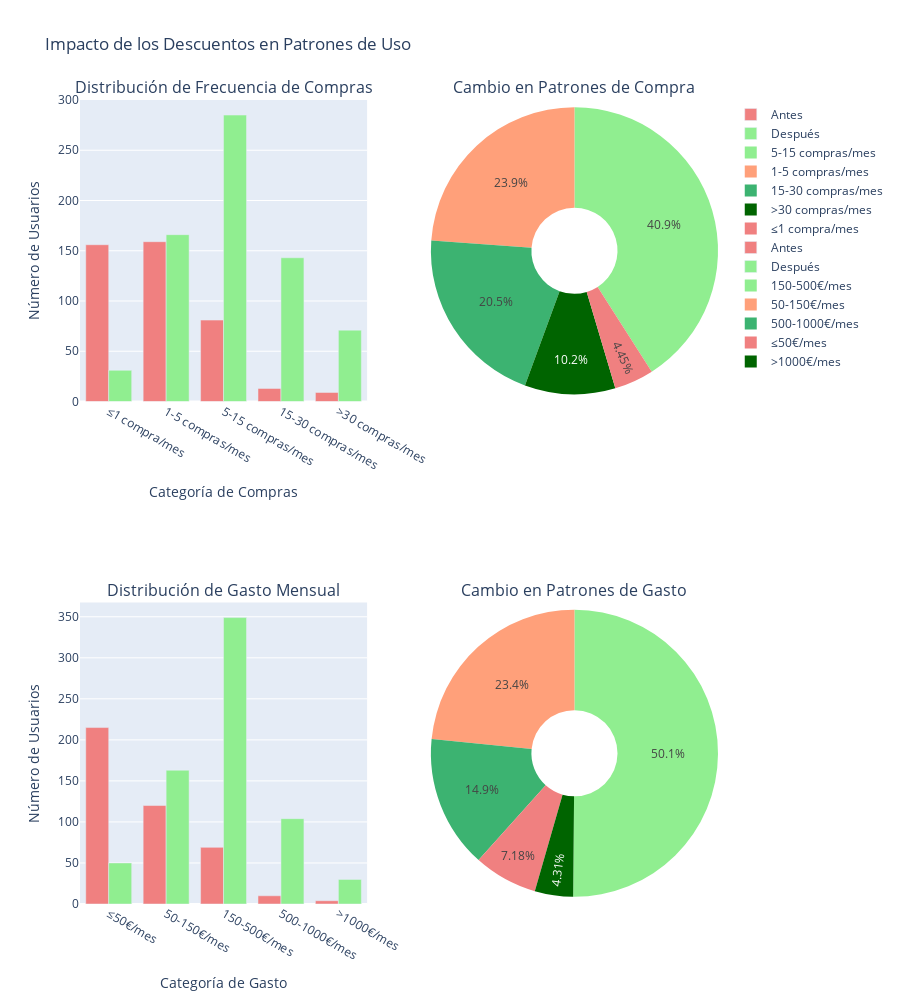

The cell this chart's notebook holds for it:
### Markdown cell above
### 4.7 Análisis de Efectividad de Descuentos Automáticos

Analizaremos el impacto real de los descuentos en el comportamiento de compra, comparando los patrones de los usuarios 3 meses antes y después de empezar a usar descuentos. El análisis se estructura en tres áreas clave:

1. **Patrones de Compra**
   
   Examinaremos:
   - Distribución de usuarios por frecuencia de compra (≤1, 1-5, 5-15, 15-30, >30 compras/mes)
   - Evolución del número de días de compra mensual
   - Cambios en el ticket medio por compra
   - Transformación de usuarios ocasionales a regulares

2. **Impacto en Ventas**

   Analizaremos:
   - Segmentación de usuarios por nivel de gasto mensual (≤50€, 50-150€, 150-500€, 500-1000€, >1000€)
   - Cambios en el gasto mensual promedio
   - Evolución de la distribución del gasto
   - Identificación de segmentos de mayor crecimiento

3. **Visualización de Resultados**

   Presentaremos:
   - Gráficos de barras comparativos antes/después para frecuencia y gasto
   - Gráficos circulares mostrando la distribución actual
   - Estadísticas detalladas de cada segmento
   - Porcentajes de cambio en cada categoría

Este análisis nos permitirá evaluar la efectividad del programa de descuentos y entender cómo ha influido en los hábitos de compra de los usuarios.

### Code cell
query_distribucion = """
WITH primera_fecha_descuento AS (
    SELECT 
        f.Usuario_receptor,
        MIN(f.Id_fecha) as primera_fecha_descuento
    FROM fact_table f
    JOIN dim_operaciones o ON f.Id_tipo_operacion = o.Id_tipo_operacion
    WHERE o.Operacion = 'Descuento automático'
    GROUP BY f.Usuario_receptor
),
metricas_usuario_periodo AS (
    SELECT 
        f.Usuario_emisor,
        CASE 
            WHEN f.Id_fecha < fd.primera_fecha_descuento THEN 'Antes'
            ELSE 'Después'
        END as periodo,
        COUNT(*) / 3.0 as compras_mensuales,
        SUM(f.Cantidad) / 3.0 as gasto_mensual
    FROM fact_table f
    JOIN dim_operaciones o ON f.Id_tipo_operacion = o.Id_tipo_operacion
    JOIN primera_fecha_descuento fd ON f.Usuario_emisor = fd.Usuario_receptor
    WHERE o.Operacion IN ('Pago a usuario', 'Cobro desde QR')
    AND (
        f.Id_fecha BETWEEN 
            DATE_FORMAT(DATE_SUB(STR_TO_DATE(fd.primera_fecha_descuento, '%Y%m%d'), INTERVAL 90 DAY), '%Y%m%d')
            AND fd.primera_fecha_descuento
        OR 
        f.Id_fecha BETWEEN 
            fd.primera_fecha_descuento 
            AND DATE_FORMAT(DATE_ADD(STR_TO_DATE(fd.primera_fecha_descuento, '%Y%m%d'), INTERVAL 90 DAY), '%Y%m%d')
    )
    GROUP BY 
        f.Usuario_emisor,
        CASE 
            WHEN f.Id_fecha < fd.primera_fecha_descuento THEN 'Antes'
            ELSE 'Después'
        END
)
SELECT 
    periodo,
    -- Distribución por frecuencia de compras
    SUM(CASE WHEN compras_mensuales <= 1 THEN 1 ELSE 0 END) as compras_muy_bajo,
    SUM(CASE WHEN compras_mensuales > 1 AND compras_mensuales <= 5 THEN 1 ELSE 0 END) as compras_bajo,
    SUM(CASE WHEN compras_mensuales > 5 AND compras_mensuales <= 15 THEN 1 ELSE 0 END) as compras_medio,
    SUM(CASE WHEN compras_mensuales > 15 AND compras_mensuales <= 30 THEN 1 ELSE 0 END) as compras_alto,
    SUM(CASE WHEN compras_mensuales > 30 THEN 1 ELSE 0 END) as compras_muy_alto,
    -- Distribución por gasto mensual
    SUM(CASE WHEN gasto_mensual <= 50 THEN 1 ELSE 0 END) as gasto_muy_bajo,
    SUM(CASE WHEN gasto_mensual > 50 AND gasto_mensual <= 150 THEN 1 ELSE 0 END) as gasto_bajo,
    SUM(CASE WHEN gasto_mensual > 150 AND gasto_mensual <= 500 THEN 1 ELSE 0 END) as gasto_medio,
    SUM(CASE WHEN gasto_mensual > 500 AND gasto_mensual <= 1000 THEN 1 ELSE 0 END) as gasto_alto,
    SUM(CASE WHEN gasto_mensual > 1000 THEN 1 ELSE 0 END) as gasto_muy_alto,
    COUNT(*) as total_usuarios
FROM metricas_usuario_periodo
GROUP BY periodo
ORDER BY periodo;
"""

# Ejecutar la consulta
df_distribucion = ejecutar_query(query_distribucion)

# Crear figura con subplots
fig = make_subplots(
    rows=2, cols=2,
    subplot_titles=(
        'Distribución de Frecuencia de Compras',
        'Cambio en Patrones de Compra',
        'Distribución de Gasto Mensual',
        'Cambio en Patrones de Gasto'
    ),
    specs=[[{"type": "bar"}, {"type": "pie"}],
           [{"type": "bar"}, {"type": "pie"}]]
)

# 1. Gráfico de barras para frecuencia de compras
categorias_compras = ['≤1 compra/mes', '1-5 compras/mes', '5-15 compras/mes', '15-30 compras/mes', '>30 compras/mes']
valores_antes = [
    df_distribucion.iloc[0]['compras_muy_bajo'],
    df_distribucion.iloc[0]['compras_bajo'],
    df_distribucion.iloc[0]['compras_medio'],
    df_distribucion.iloc[0]['compras_alto'],
    df_distribucion.iloc[0]['compras_muy_alto']
]
valores_despues = [
    df_distribucion.iloc[1]['compras_muy_bajo'],
    df_distribucion.iloc[1]['compras_bajo'],
    df_distribucion.iloc[1]['compras_medio'],
    df_distribucion.iloc[1]['compras_alto'],
    df_distribucion.iloc[1]['compras_muy_alto']
]

fig.add_trace(
    go.Bar(name='Antes', x=categorias_compras, y=valores_antes, marker_color='lightcoral'),
    row=1, col=1
)
fig.add_trace(
    go.Bar(name='Después', x=categorias_compras, y=valores_despues, marker_color='lightgreen'),
    row=1, col=1
)

# 2. Gráfico circular para el cambio en compras
fig.add_trace(
    go.Pie(
        labels=categorias_compras,
        values=valores_despues,
        hole=.3,
        marker_colors=['lightcoral', 'lightsalmon', 'lightgreen', 'mediumseagreen', 'darkgreen']
    ),
    row=1, col=2
)

# 3. Gráfico de barras para gasto mensual
categorias_gasto = ['≤50€/mes', '50-150€/mes', '150-500€/mes', '500-1000€/mes', '>1000€/mes']
valores_gasto_antes = [
    df_distribucion.iloc[0]['gasto_muy_bajo'],
    df_distribucion.iloc[0]['gasto_bajo'],
    df_distribucion.iloc[0]['gasto_medio'],
    df_distribucion.iloc[0]['gasto_alto'],
    df_distribucion.iloc[0]['gasto_muy_alto']
]
valores_gasto_despues = [
    df_distribucion.iloc[1]['gasto_muy_bajo'],
    df_distribucion.iloc[1]['gasto_bajo'],
    df_distribucion.iloc[1]['gasto_medio'],
    df_distribucion.iloc[1]['gasto_alto'],
    df_distribucion.iloc[1]['gasto_muy_alto']
]

fig.add_trace(
    go.Bar(name='Antes', x=categorias_gasto, y=valores_gasto_antes, marker_color='lightcoral'),
    row=2, col=1
)
fig.add_trace(
    go.Bar(name='Después', x=categorias_gasto, y=valores_gasto_despues, marker_color='lightgreen'),
    row=2, col=1
)

# 4. Gráfico circular para el cambio en gasto
fig.add_trace(
    go.Pie(
        labels=categorias_gasto,
        values=valores_gasto_despues,
        hole=.3,
        marker_colors=['lightcoral', 'lightsalmon', 'lightgreen', 'mediumseagreen', 'darkgreen']
    ),
    row=2, col=2
)

# Actualizar diseño
fig.update_layout(
    height=1000,
    showlegend=True,
    title_text="Impacto de los Descuentos en Patrones de Uso",
)

# Actualizar ejes
fig.update_xaxes(title_text="Categoría de Compras", row=1, col=1)
fig.update_xaxes(title_text="Categoría de Gasto", row=2, col=1)
fig.update_yaxes(title_text="Número de Usuarios", row=1, col=1)
fig.update_yaxes(title_text="Número de Usuarios", row=2, col=1)

# Mostrar la figura
fig.show()

# Imprimir estadísticas
print("\nEstadísticas Detalladas del Impacto de Descuentos")
print("-" * 70)
for index, row in df_distribucion.iterrows():
    total = row['total_usuarios']
    periodo = row['periodo']
    
    print(f"\n{periodo.upper()} DE DESCUENTOS:")
    print("\nFrecuencia de Compras:")
    for cat, val in zip(categorias_compras, [
        row['compras_muy_bajo'],
        row['compras_bajo'],
        row['compras_medio'],
        row['compras_alto'],
        row['compras_muy_alto']
    ]):
        print(f"- {cat}: {val:.0f} usuarios ({val/total*100:.1f}%)")
    
    print("\nGasto Mensual:")
    for cat, val in zip(categorias_gasto, [
        row['gasto_muy_bajo'],
        row['gasto_bajo'],
        row['gasto_medio'],
        row['gasto_alto'],
        row['gasto_muy_alto']
    ]):
        print(f"- {cat}: {val:.0f} usuarios ({val/total*100:.1f}%)")
    
    print(f"\nTotal usuarios: {total}")

### Figure 1 — Plotly figure (JSON) as saved in the notebook; plotly's stock layout.template omitted (floating-point values rounded to 4 significant figures)
{"data": [{"marker": {"color": "lightcoral"}, "name": "Antes", "type": "bar", "x": ["≤1 compra/mes", "1-5 compras/mes", "5-15 compras/mes", "15-30 compras/mes", ">30 compras/mes"], "xaxis": "x", "y": [156, 159, 81, 13, 9], "yaxis": "y"}, {"marker": {"color": "lightgreen"}, "name": "Después", "type": "bar", "x": ["≤1 compra/mes", "1-5 compras/mes", "5-15 compras/mes", "15-30 compras/mes", ">30 compras/mes"], "xaxis": "x", "y": [31, 166, 285, 143, 71], "yaxis": "y"}, {"domain": {"x": [0.55, 1], "y": [0.625, 1]}, "hole": 0.3, "labels": ["≤1 compra/mes", "1-5 compras/mes", "5-15 compras/mes", "15-30 compras/mes", ">30 compras/mes"], "marker": {"colors": ["lightcoral", "lightsalmon", "lightgreen", "mediumseagreen", "darkgreen"]}, "type": "pie", "values": [31, 166, 285, 143, 71]}, {"marker": {"color": "lightcoral"}, "name": "Antes", "type": "bar", "x": ["≤50€/mes", "50-150€/mes", "150-500€/mes", "500-1000€/mes", ">1000€/mes"], "xaxis": "x2", "y": [215, 120, 69, 10, 4], "yaxis": "y2"}, {"marker": {"color": "lightgreen"}, "name": "Después", "type": "bar", "x": ["≤50€/mes", "50-150€/mes", "150-500€/mes", "500-1000€/mes", ">1000€/mes"], "xaxis": "x2", "y": [50, 163, 349, 104, 30], "yaxis": "y2"}, {"domain": {"x": [0.55, 1], "y": [0, 0.375]}, "hole": 0.3, "labels": ["≤50€/mes", "50-150€/mes", "150-500€/mes", "500-1000€/mes", ">1000€/mes"], "marker": {"colors": ["lightcoral", "lightsalmon", "lightgreen", "mediumseagreen", "darkgreen"]}, "type": "pie", "values": [50, 163, 349, 104, 30]}], "layout": {"annotations": [{"font": {"size": 16}, "showarrow": false, "text": "Distribución de Frecuencia de Compras", "x": 0.225, "xanchor": "center", "xref": "paper", "y": 1, "yanchor": "bottom", "yref": "paper"}, {"font": {"size": 16}, "showarrow": false, "text": "Cambio en Patrones de Compra", "x": 0.775, "xanchor": "center", "xref": "paper", "y": 1, "yanchor": "bottom", "yref": "paper"}, {"font": {"size": 16}, "showarrow": false, "text": "Distribución de Gasto Mensual", "x": 0.225, "xanchor": "center", "xref": "paper", "y": 0.375, "yanchor": "bottom", "yref": "paper"}, {"font": {"size": 16}, "showarrow": false, "text": "Cambio en Patrones de Gasto", "x": 0.775, "xanchor": "center", "xref": "paper", "y": 0.375, "yanchor": "bottom", "yref": "paper"}], "height": 1000, "showlegend": true, "title": {"text": "Impacto de los Descuentos en Patrones de Uso"}, "xaxis": {"anchor": "y", "domain": [0, 0.45], "title": {"text": "Categoría de Compras"}}, "xaxis2": {"anchor": "y2", "domain": [0, 0.45], "title": {"text": "Categoría de Gasto"}}, "yaxis": {"anchor": "x", "domain": [0.625, 1], "title": {"text": "Número de Usuarios"}}, "yaxis2": {"anchor": "x2", "domain": [0, 0.375], "title": {"text": "Número de Usuarios"}}}}
